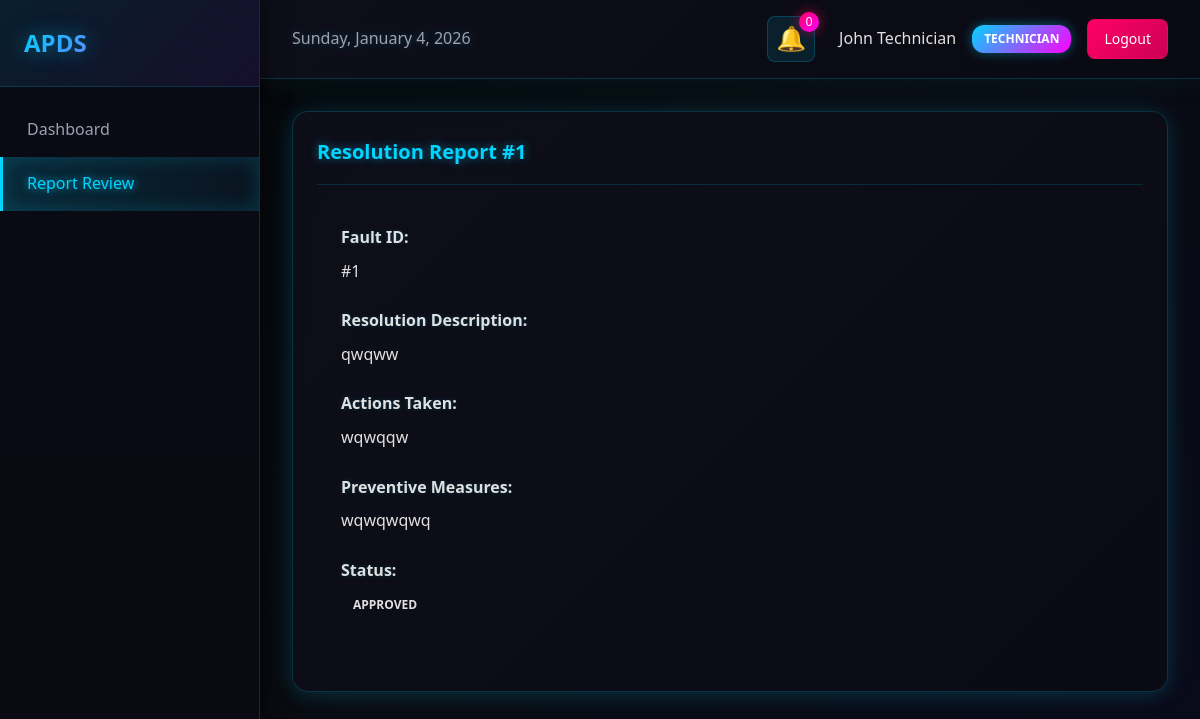
The page /views/report-review?report_id=1 (signed in) on the database its author committed.
### tables this page shows
CREATE TABLE users (
                id INTEGER PRIMARY KEY AUTOINCREMENT,
                username TEXT UNIQUE NOT NULL,
                email TEXT UNIQUE NOT NULL,
                password_hash TEXT NOT NULL,
                role TEXT NOT NULL CHECK(role IN ('technician', 'engineer', 'dm', 'dgm', 'vendor')),
                full_name TEXT NOT NULL,
                department TEXT,
                created_at TIMESTAMP DEFAULT CURRENT_TIMESTAMP,
                is_active INTEGER DEFAULT 1
            );

CREATE TABLE resolution_reports (
                id INTEGER PRIMARY KEY AUTOINCREMENT,
                fault_id INTEGER NOT NULL,
                rca_id INTEGER,
                prepared_by INTEGER NOT NULL,
                resolution_description TEXT NOT NULL,
                actions_taken TEXT NOT NULL,
                preventive_measures TEXT,
                status TEXT DEFAULT 'draft' CHECK(status IN ('draft', 'pending_approval', 'approved', 'rejected')),
                created_at TIMESTAMP DEFAULT CURRENT_TIMESTAMP,
                approved_by INTEGER,
                approved_at TIMESTAMP,
                FOREIGN KEY (fault_id) REFERENCES faults(id),
                FOREIGN KEY (rca_id) REFERENCES root_cause_analysis(id),
                FOREIGN KEY (prepared_by) REFERENCES users(id),
                FOREIGN KEY (approved_by) REFERENCES users(id)
            );

### app/routes/view_routes.py (the view)
@views_bp.route('/views/report-review')
def report_review():
    auth_check = require_auth()
    if auth_check:
        return auth_check
    report_id = request.args.get('report_id')
    user = auth_controller.get_current_user()
    notifications = notification_controller.get_user_notifications(unread_only=True)
    report = None
    if report_id:
        report_result = report_controller.get_report(int(report_id))
        if report_result.get('success'):
            report = report_result.get('data')
    return render_template('views/report_review.html',
                         user=user,
                         report=report,
                         notifications=notifications.get('data', []))

### app/controllers/auth_controller.py (called while the page is built)
    def get_current_user(self) -> dict:
        if 'user_id' not in session:
            return None
        user = self.auth_service.get_user_by_id(session['user_id'])
        if user:
            return user.to_dict()
        return None

    def is_authenticated(self) -> bool:
        return 'user_id' in session

### app/controllers/notification_controller.py (called while the page is built)
    def get_user_notifications(self, unread_only: bool = False) -> dict:
        try:
            user_id = session.get('user_id')
            if not user_id:
                return {'success': False, 'message': 'Not authenticated'}
            notifications = self.notification_service.get_user_notifications(user_id, unread_only)
            return {
                'success': True,
                'data': [notif.to_dict() for notif in notifications]
            }
        except Exception as e:
            return {
                'success': False,
                'message': str(e)
            }

### app/controllers/report_controller.py (called while the page is built)
    def get_report(self, report_id: int) -> dict:
        try:
            report = self.report_service.get_report_by_id(report_id)
            if report:
                return {
                    'success': True,
                    'data': report.to_dict()
                }
            return {
                'success': False,
                'message': 'Report not found'
            }
        except Exception as e:
            return {
                'success': False,
                'message': str(e)
            }

### app/models/report.py (called while the page is built)
    @classmethod
    def from_dict(cls, data: dict):
        return cls(
            id=data.get('id'),
            fault_id=data.get('fault_id', 0),
            rca_id=data.get('rca_id'),
            prepared_by=data.get('prepared_by', 0),
            resolution_description=data.get('resolution_description', ''),
            actions_taken=data.get('actions_taken', ''),
            preventive_measures=data.get('preventive_measures'),
            status=data.get('status', 'draft'),
            created_at=datetime.fromisoformat(data['created_at']) if data.get('created_at') else None,
            approved_by=data.get('approved_by'),
            approved_at=datetime.fromisoformat(data['approved_at']) if data.get('approved_at') else None
        )

### app/repositories/base_repository.py (called while the page is built)
    def fetch_one(self, query: str, params: tuple = None):
        cursor = self.execute_query(query, params)
        return cursor.fetchone()

    def fetch_all(self, query: str, params: tuple = None):
        cursor = self.execute_query(query, params)
        return cursor.fetchall()

### app/templates/views/report_review.html (shortened to what this page needs)
{% extends "base.html" %}
{% block sidebar_menu %}
<a href="{{ url_for('dashboard.dm_dashboard') }}">Dashboard</a>
<a href="{{ url_for('views.report_review') }}" class="active">Report Review</a>
{% endblock %}
{% block content %}
{% if report %}
<div class="card">
    <div class="card-header">
        <h2 class="card-title">Resolution Report #{{ report.id }}</h2>
    </div>
    <div style="padding: 1.5rem;">
        <div class="form-group">
            <label class="form-label"><strong>Fault ID:</strong></label>
            <p>#{{ report.fault_id }}</p>
        </div>
        <div class="form-group">
            <label class="form-label"><strong>Resolution Description:</strong></label>
            <p>{{ report.resolution_description }}</p>
        </div>
        <div class="form-group">
            <label class="form-label"><strong>Actions Taken:</strong></label>
            <p>{{ report.actions_taken }}</p>
        </div>
        <div class="form-group">
            <label class="form-label"><strong>Preventive Measures:</strong></label>
            <p>{{ report.preventive_measures or 'N/A' }}</p>
        </div>
        <div class="form-group">
            <label class="form-label"><strong>Status:</strong></label>
            <p><span class="status-badge status-{{ report.status }}">{{ report.status }}</span></p>
        </div>
    </div>
</div>
{% endif %}
{% endblock %}

### app/templates/base.html (shortened to what this page needs)
<!DOCTYPE html>
<html lang="en">
<head>
    <link rel="stylesheet" href="{{ url_for('static', filename='css/main.css') }}">
</head>
<body>
    {% if user %}
    <div class="dashboard-container">
        <aside class="sidebar">
            <div class="sidebar-header">
                <h2>APDS</h2>
            </div>
            <nav class="sidebar-nav">
                {% block sidebar_menu %}{% endblock %}
            </nav>
        </aside>
        <div class="main-content">
            <header class="top-navbar">
                <div class="navbar-left">
                    <span class="current-date" id="currentDate"></span>
                </div>
                <div class="navbar-right">
                    <div class="notifications-dropdown">
                        <button class="notification-btn" id="notificationBtn">
                            🔔
                            <span class="notification-badge" id="notificationBadge">0</span>
                        </button>
                    </div>
                    <div class="user-profile">
                        <span class="user-name">{{ user.full_name }}</span>
                        <span class="user-role">{{ user.role|upper }}</span>
                        <a href="{{ url_for('auth.logout') }}" class="logout-btn">Logout</a>
                    </div>
                </div>
            </header>
            <main class="content-area">
                {% block content %}{% endblock %}
            </main>
        </div>
    </div>
    {% else %}
    <div class="auth-container">
        {% block auth_content %}{% endblock %}
    </div>
    {% endif %}
</body>
</html>

### rows shown on the page
users: full_name "John Technician", role "TECHNICIAN"
resolution_reports: id "1", fault_id "1", resolution_description "qwqww", actions_taken "wqwqqw", preventive_measures "wqwqwqwq", status "APPROVED"
